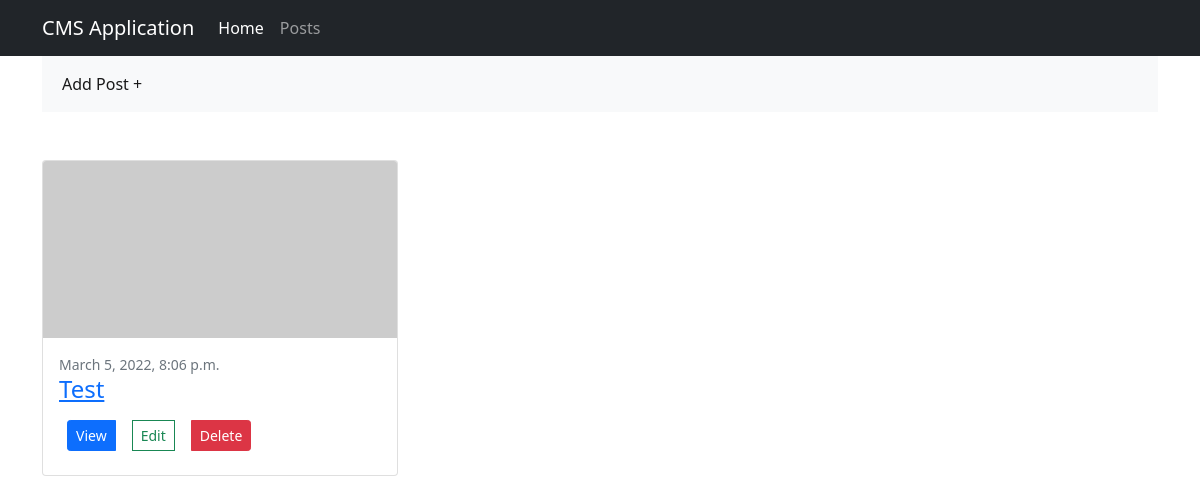
The app's page /posts/, older data.
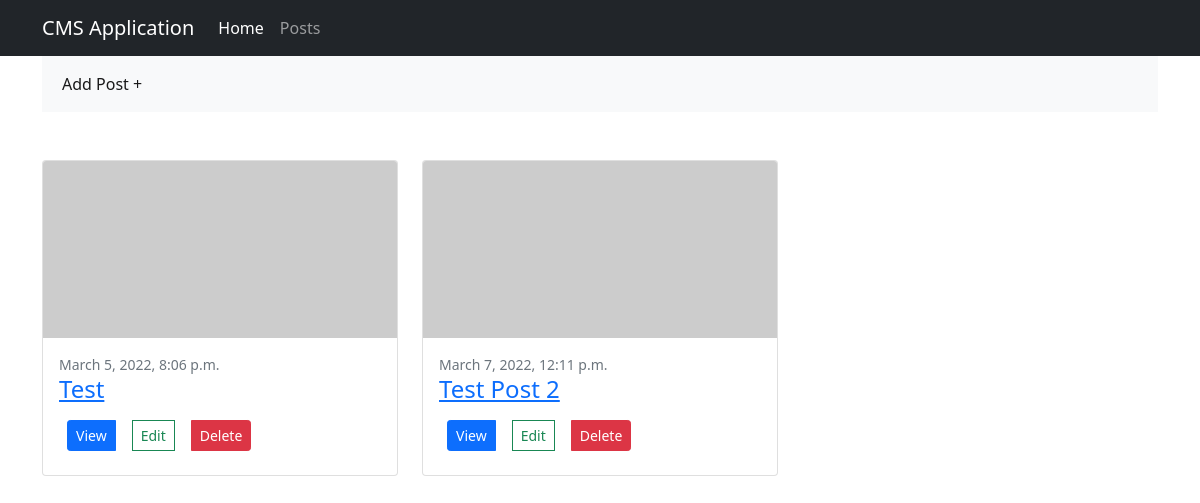
The same page, newer data.
### core/models.py (models this page shows, shortened)
class Core(models.Model):
  title = models.CharField(max_length=200)
  excerpt = models.TextField(max_length=500)
  author = models.ForeignKey(User, on_delete=models.CASCADE, related_name='core', null=True)
  slug = models.SlugField(max_length=100)
  published = models.DateTimeField(default=timezone.now)
  def get_absolute_url(self):
    return reverse('core:single', args=[self.slug])
  class Meta:
    pass

### core/views.py (the view)
# urls.py: path('posts/', views.PostsView.as_view(), name='posts'),
class PostsView(ListView):
  model=Core
  template_name = 'posts.html'
  context_object_name = 'post_list'

### core/templates/posts.html (shortened to what this page needs)
{% extends 'base.html' %}
{% block content %}
<div class="container">
  <nav class="navbar navbar-expand-sm navbar-light bg-light">
    <div class="container-fluid">
      <div class="collapse navbar-collapse" id="navbarScroll">
        <ul class="navbar-nav me-auto my-2 my-lg-0 navbar-nav-scroll" style="--bs-scroll-height: 100px;">
          <li class="nav-item">
            <a class="nav-link active" aria-current="page" href="{% url 'core:add'%}">Add Post +</a>
          </li>
        </ul>
      </div>
    </div>
  </nav>
</div>
<div class="container pt-5">
  <div class="row">
    <div class="col-lg-12">
      <div class="row">
        {% for post in post_list %}
        <div class="col-4">
          <div class="card mb-4">
            <a href="#!"><img class="card-img-top" src="https://dummyimage.com/700x350/dee2e6/6c757d.jpg"
                alt="..." /></a>
            <div class="card-body">
              <div class="small text-muted">{{post.published}}</div>
              <h2 class="card-title h4"><a href="{% url 'core:single' post.pk %}">{{post.title}}</a></h2>
              <div class="btn-group">
                <a href="{{post.get_absolute_url}}" class="btn btn-sm btn-primary m-2" role="button">View</a>
                <a href="{% url 'core:edit' post.pk %}" class="btn btn-sm btn-outline-success m-2"
                  role="button">Edit</a>
                <a href="{% url 'core:delete' post.pk %}" class="btn btn-sm btn-danger m-2" role="button">Delete</a>
              </div>
            </div>
          </div>
        </div>
        {% endfor %}
      </div>
    </div>
  </div>
</div>
{% endblock %}

Row changes from the older to the newer data that the page shows:
added Core: published "March 7, 2022, 12:11 p.m.", title "Test Post 2"
